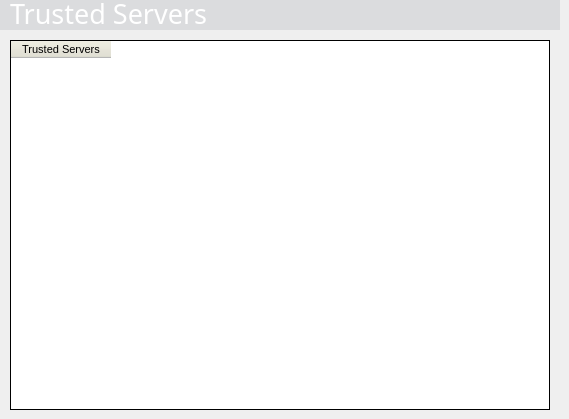
    <widget class="QWidget" name="widgetStackTrustedServersTablePage" >
     <widget class="QFrame" name="backgroundHeaderTrustedServersTable" >
      <property name="geometry" >
       <rect>
        <x>0</x>
        <y>0</y>
        <width>560</width>
        <height>30</height>
       </rect>
      </property>
      <property name="minimumSize" >
       <size>
        <width>560</width>
        <height>30</height>
       </size>
      </property>
      <property name="maximumSize" >
       <size>
        <width>560</width>
        <height>30</height>
       </size>
      </property>
      <property name="palette" >
       <palette>
        <active>
         <colorrole role="Base" >
          <brush brushstyle="SolidPattern" >
           <color alpha="255" >
            <red>255</red>
            <green>255</green>
            <blue>255</blue>
           </color>
          </brush>
         </colorrole>
         <colorrole role="Window" >
          <brush brushstyle="SolidPattern" >
           <color alpha="255" >
            <red>219</red>
            <green>220</green>
            <blue>222</blue>
           </color>
          </brush>
         </colorrole>
        </active>
        <inactive>
         <colorrole role="Base" >
          <brush brushstyle="SolidPattern" >
           <color alpha="255" >
            <red>255</red>
            <green>255</green>
            <blue>255</blue>
           </color>
          </brush>
         </colorrole>
         <colorrole role="Window" >
          <brush brushstyle="SolidPattern" >
           <color alpha="255" >
            <red>219</red>
            <green>220</green>
            <blue>222</blue>
           </color>
          </brush>
         </colorrole>
        </inactive>
        <disabled>
         <colorrole role="Base" >
          <brush brushstyle="SolidPattern" >
           <color alpha="255" >
            <red>219</red>
            <green>220</green>
            <blue>222</blue>
           </color>
          </brush>
         </colorrole>
         <colorrole role="Window" >
          <brush brushstyle="SolidPattern" >
           <color alpha="255" >
            <red>219</red>
            <green>220</green>
            <blue>222</blue>
           </color>
          </brush>
         </colorrole>
        </disabled>
       </palette>
      </property>
      <property name="autoFillBackground" >
       <bool>true</bool>
      </property>
      <property name="frameShape" >
       <enum>QFrame::NoFrame</enum>
      </property>
      <property name="frameShadow" >
       <enum>QFrame::Plain</enum>
      </property>
      <property name="lineWidth" >
       <number>0</number>
      </property>
      <widget class="QLabel" name="headerTrustedServersTable" >
       <property name="geometry" >
        <rect>
         <x>10</x>
         <y>-5</y>
         <width>480</width>
         <height>35</height>
        </rect>
       </property>
       <property name="minimumSize" >
        <size>
         <width>480</width>
         <height>35</height>
        </size>
       </property>
       <property name="maximumSize" >
        <size>
         <width>480</width>
         <height>35</height>
        </size>
       </property>
       <property name="palette" >
        <palette>
         <active>
          <colorrole role="WindowText" >
           <brush brushstyle="SolidPattern" >
            <color alpha="255" >
             <red>255</red>
             <green>255</green>
             <blue>255</blue>
            </color>
           </brush>
          </colorrole>
         </active>
         <inactive>
          <colorrole role="WindowText" >
           <brush brushstyle="SolidPattern" >
            <color alpha="255" >
             <red>255</red>
             <green>255</green>
             <blue>255</blue>
            </color>
           </brush>
          </colorrole>
         </inactive>
         <disabled>
          <colorrole role="WindowText" >
           <brush brushstyle="SolidPattern" >
            <color alpha="255" >
             <red>119</red>
             <green>119</green>
             <blue>119</blue>
            </color>
           </brush>
          </colorrole>
         </disabled>
        </palette>
       </property>
       <property name="font" >
        <font>
         <family>Utah MT</family>
         <pointsize>20</pointsize>
         <weight>50</weight>
         <bold>false</bold>
        </font>
       </property>
       <property name="lineWidth" >
        <number>0</number>
       </property>
       <property name="text" >
        <string>Trusted Servers</string>
       </property>
       <property name="alignment" >
        <set>Qt::AlignLeading|Qt::AlignLeft|Qt::AlignTop</set>
       </property>
       <property name="indent" >
        <number>0</number>
       </property>
      </widget>
     </widget>
     <widget class="QTableWidget" name="dataTableTrustedServers" >
      <property name="geometry" >
       <rect>
        <x>10</x>
        <y>40</y>
        <width>540</width>
        <height>370</height>
       </rect>
      </property>
      <property name="minimumSize" >
       <size>
        <width>540</width>
        <height>370</height>
       </size>
      </property>
      <property name="maximumSize" >
       <size>
        <width>540</width>
        <height>370</height>
       </size>
      </property>
      <property name="palette" >
       <palette>
        <active>
         <colorrole role="Button" >
          <brush brushstyle="SolidPattern" >
           <color alpha="255" >
            <red>227</red>
            <green>226</green>
            <blue>210</blue>
           </color>
          </brush>
         </colorrole>
         <colorrole role="Base" >
          <brush brushstyle="SolidPattern" >
           <color alpha="255" >
            <red>255</red>
            <green>255</green>
            <blue>255</blue>
           </color>
          </brush>
         </colorrole>
         <colorrole role="Window" >
          <brush brushstyle="SolidPattern" >
           <color alpha="255" >
            <red>255</red>
            <green>255</green>
            <blue>255</blue>
           </color>
          </brush>
         </colorrole>
        </active>
        <inactive>
         <colorrole role="Button" >
          <brush brushstyle="SolidPattern" >
           <color alpha="255" >
            <red>227</red>
            <green>226</green>
            <blue>210</blue>
           </color>
          </brush>
         </colorrole>
         <colorrole role="Base" >
          <brush brushstyle="SolidPattern" >
           <color alpha="255" >
            <red>255</red>
            <green>255</green>
            <blue>255</blue>
           </color>
          </brush>
         </colorrole>
         <colorrole role="Window" >
          <brush brushstyle="SolidPattern" >
           <color alpha="255" >
            <red>255</red>
            <green>255</green>
            <blue>255</blue>
           </color>
          </brush>
         </colorrole>
        </inactive>
        <disabled>
         <colorrole role="Button" >
          <brush brushstyle="SolidPattern" >
           <color alpha="255" >
            <red>227</red>
            <green>226</green>
            <blue>210</blue>
           </color>
          </brush>
         </colorrole>
         <colorrole role="Base" >
          <brush brushstyle="SolidPattern" >
           <color alpha="255" >
            <red>255</red>
            <green>255</green>
            <blue>255</blue>
           </color>
          </brush>
         </colorrole>
         <colorrole role="Window" >
          <brush brushstyle="SolidPattern" >
           <color alpha="255" >
            <red>255</red>
            <green>255</green>
            <blue>255</blue>
           </color>
          </brush>
         </colorrole>
        </disabled>
       </palette>
      </property>
      <property name="font" >
       <font>
        <pointsize>8</pointsize>
       </font>
      </property>
      <property name="autoFillBackground" >
       <bool>true</bool>
      </property>
      <property name="frameShape" >
       <enum>QFrame::Box</enum>
      </property>
      <property name="frameShadow" >
       <enum>QFrame::Plain</enum>
      </property>
      <property name="selectionMode" >
       <enum>QAbstractItemView::SingleSelection</enum>
      </property>
      <property name="selectionBehavior" >
       <enum>QAbstractItemView::SelectRows</enum>
      </property>
      <property name="sortingEnabled" >
       <bool>true</bool>
      </property>
      <column>
       <property name="text" >
        <string>Trusted Servers</string>
       </property>
      </column>
     </widget>
    </widget>
